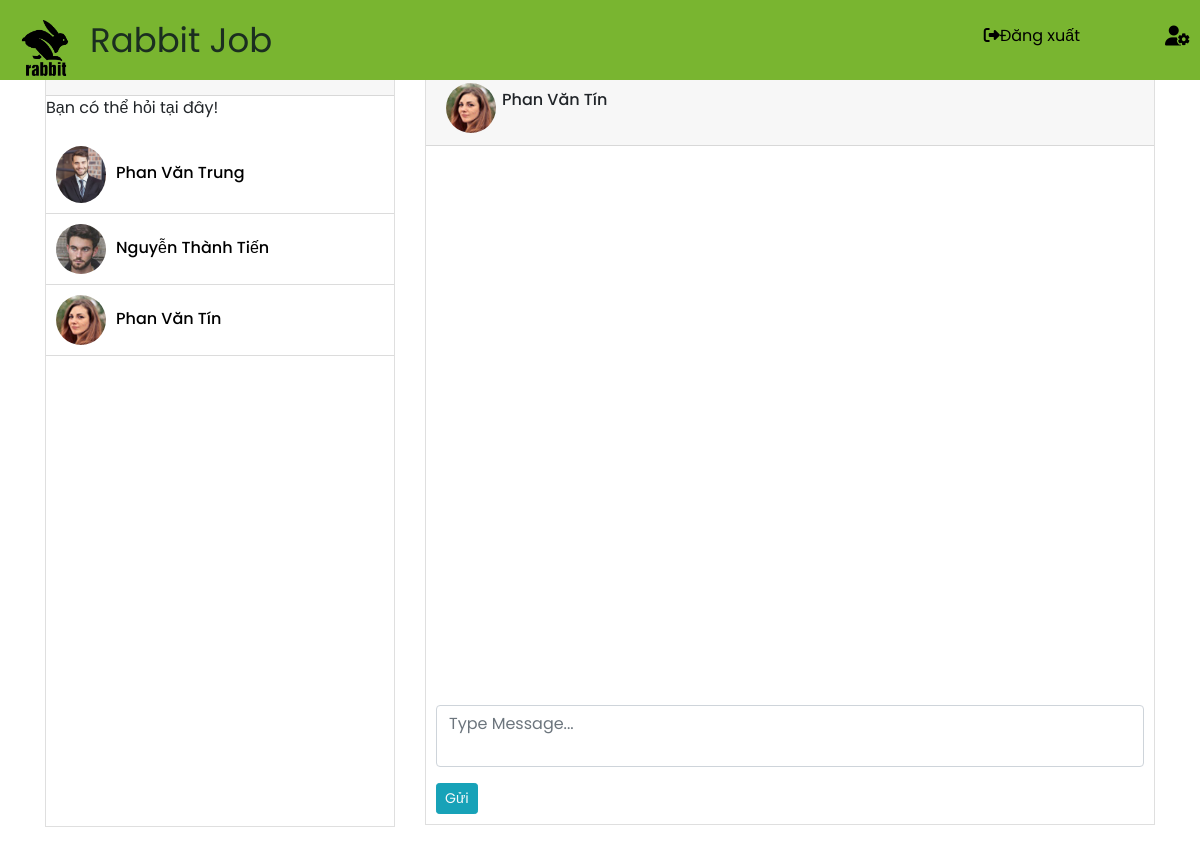
Screenshot of /chat.php?receiver=132321289 with the database file from the repository.
### tables this page shows
CREATE TABLE `account` (
  `account_id` int(11) NOT NULL,
  `unique_id` text NOT NULL,
  `name` varchar(50) DEFAULT NULL,
  `email` varchar(50) DEFAULT NULL,
  `phone` int(13) DEFAULT NULL,
  `address` varchar(250) DEFAULT NULL,
  `username` varchar(30) DEFAULT NULL,
  `password` varchar(50) DEFAULT NULL,
  `img` varchar(100) NOT NULL,
  `link` varchar(100) NOT NULL,
  `role` int(11) DEFAULT NULL
);

### include/database.php (called while the page is built, shortened)
 <?php
 class Database
 {
  private $server = 'localhost';
  private $user   = 'root';
  private $pass   = '';
  private $db     = 'rabbit_job';
  private $pdo;
  public function db_connect()
  {
  	$this->pdo = null;
    try{
        $this->pdo = new PDO("mysql:host=".$this->server.";dbname=".$this->db, $this->user, $this->pass);
       	$this->pdo->setAttribute(PDO::ATTR_ERRMODE, PDO::ERRMODE_EXCEPTION);
    }catch(PDOException $e){
       echo $e->getMessage();
    }
  }
	 public function select($query){
	   $select_row = $this->pdo->prepare($query);
	   $select_row->execute();
       if($select_row->rowCount() > 0){
       	 return $select_row->fetchAll(PDO::FETCH_ASSOC);
       }
	 }
}
?>

### chat.php (the view, shortened to what this page needs)
<?php
   if(!isset($_GET['sender']) && $_GET['receiver'] == null){
     echo "<script>window.location='index.php';</script>";
   }else{
      $receiver = $_GET['receiver'];
   }
?>
<?php  require_once './include/header.php'; ?>
<div class="header-login" id="fixed-top-menu" style="box-shadow:none !important; height:80px !important; ">
    <div class="logo-header1">
                <a href="homepage.php"><img src="././assets/images/rabbit/logo-cap2.png" class="logo-cap2" alt="" ><span style="line-height: 80px;
    font-size: 34px;
    color: rgb(27, 46, 32);">Rabbit Job</span></a>
            </div>
            <a href="logout.php" id="logoutss" style="color:black;text-decoration: none;"><i class="fa-solid fa-right-from-bracket"></i>Đăng xuất</a>
            <span class="profile_icon" style=""><a class="hover-icon" href="profile.php?"><i style="font-size: 20px; color: black;" class="fa-solid fa-user-gear"></i></a></span>
    </div>
 <section class="container">
  <div class="main-wrapper">
  <div class="row">
   <div class="col-xl-4">
    <?php include_once './include/sidebar.php'; ?>
   </div>
   <div class="col-xl-8">
    <div class="right-panel mb-4">
     <div class="card">
      <div class="card-header">
       <div class="message-to d-flex ">
       <?php
          $query  = "SELECT * FROM account WHERE unique_id='$receiver'";
          $result = $db->select($query);
          if($result){
          foreach($result as $active_user){ ?>
          <img src="./images/avata/<?php echo $active_user['img']; ?>">
          <h6><?php echo $active_user['name']; ?></h6>
          <?php } } ?>
       </div>
      </div>
      <div class="card-body">
       <div class="chat-wrapper">
        <div class="chat-body">
        </div>
        <div class="type-chats">
          <form method="POST" id="chatForm">
           <textarea id="message" style="resize:none;" placeholder="Type Message..." class="form-control mb-3"></textarea>
           <button onclick="return chat_validation()" class="btn btn-sm btn-info text-light"> Gửi</button>
          </form>
        </div>
       </div>
      </div>
     </div>
    </div>
   </div>
  </div>
  </div>
 </section>
<?php  require_once './include/footer.php'; ?>

### include/sidebar.php (shortened to what this page needs)
<?php
include_once 'database.php';
$db = new Database;
?>
<div class="sidebar-wrapper mb-4">
      <div class="card">
       <div class="card-header">
       </div>
       <div class="card-body">
       <div class="user-list-box">
           <p>Bạn có thể hỏi tại đây!</p>
            <ul>
              <?php
               $query  = "SELECT * FROM account WHERE unique_id != '$id' and role = 4";
               $result = $db->select($query);
               if($result){
               foreach($result as $list){ ?>
                <li>
                    <a href="chat.php?sender=<?php echo $id; ?>&receiver=<?php echo $list['unique_id']; ?>" class="d-flex align-items-center">
                        <img src="./images/avata/<?php echo $list['img']; ?>">
                        <h6><?php echo $list['name']; ?></h6>
                    </a>
                </li>
                <?php } } ?>
            </ul>
        </div>
       </div>
      </div>
    </div>

### assets/css_chat/style.css (style rules this page uses)
textarea, input[type="text"], input[type="password"], input[type="datetime"], input[type="datetime-local"], input[type="date"], input[type="month"], input[type="time"], input[type="week"], input[type="number"], input[type="email"], input[type="url"], input[type="search"], input[type="tel"], input[type="color"], .uneditable-input { -webkit-box-shadow: none; box-shadow: none; outline: 0 none; border-radius: 0; }
* { scrollbar-width: thin; scrollbar-color: #858585 #535353; }
* { margin:0; padding:0; }
body { background:#fff; font-family: 'Poppins', sans-serif; }
.card { border-radius:0 !important; }
.card-header { position: relative; }
.card-body { padding:0 !important; }
.main-wrapper { margin:70px 0 0 0; }
.sidebar-wrapper, .right-panel, .card { min-height: 600px !important; height: auto; }
.user-list-box { height:730px; overflow-y:auto; padding: 0; }
.user-list-box ul { list-style-type:none; margin:0; padding:0; }
.user-list-box ul li a { text-decoration: none; color:#000; position: relative; border-bottom: 1px solid #dcdcdc; padding: 10px 0 10px 10px; background: #fff; }
.user-list-box ul li a img { max-width: 50px; border-radius: 100%; }
.user-list-box ul li a h6 { padding:5px 0 0 10px; }
.chat-wrapper { padding:10px; }
.chat-body { height:545px; overflow-y:auto; padding: 10px; margin-bottom:4px; }
.message-to { position: relative; }
.message-to img { width: 50px; border-radius: 100%; }
.message-to h6 { padding: 7px 0 0 6px; }
.chat-wrapper .chat-body { width: 100%; overflow: auto; padding: 15px; -ms-overflow-style: none; scrollbar-width: none; overflow-y: scroll; }

### stylemain.css (style rules this page uses)
* { margin: 0; padding: 0; text-decoration: none; list-style-type: none; }
.header-login { background-color: #79b530; height: 80px; }
.logo-header1>a { text-decoration: none; }
.logo-cap2 { width: 90px !important; vertical-align: none !important; }
.logo-header1 { display: flex; }
#fixed-top-menu { z-index: 9999 !important; position: fixed !important; top: 0; left: 0; right: 0; }
#logoutss { position: absolute !important; top: 30% !important; right: 10% !important; }

### include/header.php (style rules this page uses)
.profile_icon { position: absolute !important; top: 33% !important; right: 10px !important; color: black; }

### rows the page displays
account: img (picture), name "Phan Văn Trung"
account: img (picture), name "Nguyễn Thành Tiến"
account: img (picture), name "Phan Văn Tín"
account: img (picture), name "Phan Văn Tín"
